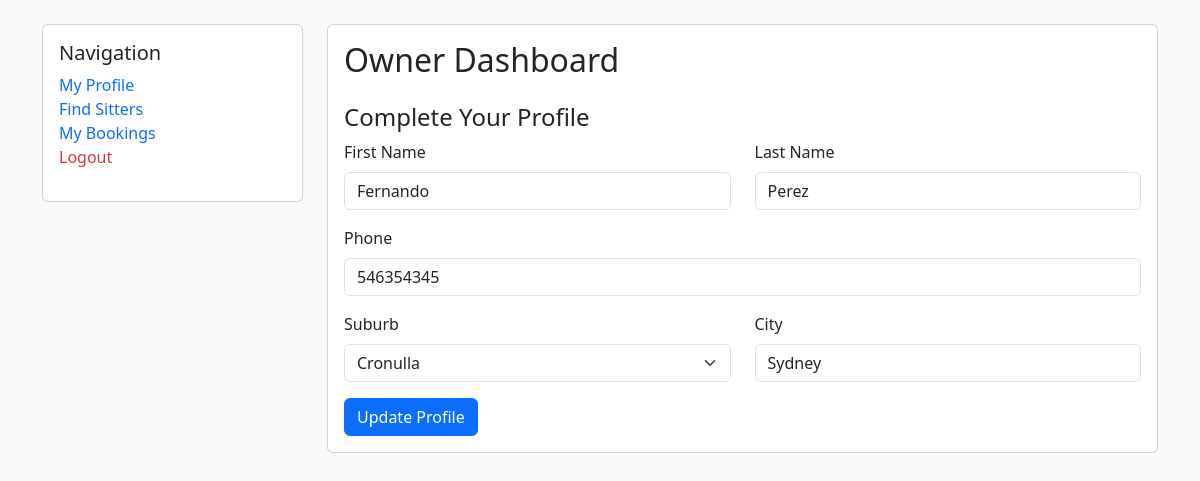
The app's page /owner-dashboard (signed in) with its own data.
### database.py (models this page shows, shortened)
class User(db.Model):
    id = db.Column(db.Integer, primary_key=True)
    email = db.Column(db.String(255), unique=True, nullable=False)
    password = db.Column(db.String(255), nullable=False)
    role = db.Column(db.Enum(Role), nullable=False, default=Role.customer)
    created_at = db.Column(db.DateTime, default=datetime.utcnow)
    first_name = db.Column(db.String(100))
    last_name = db.Column(db.String(100))
    phone = db.Column(db.String(20))
    city = db.Column(db.String(100))
    suburb = db.Column(db.String(100))
    created_at = db.Column(db.DateTime, default=datetime.utcnow)
    sitter_services = db.relationship('SitterService', backref='sitter', lazy=True)
    owner_bookings = db.relationship('Booking', foreign_keys='Booking.owner_id', backref='owner', lazy=True)
    sitter_bookings = db.relationship('Booking', foreign_keys='Booking.sitter_id', backref='sitter', lazy=True)

### main.py (the view, shortened to what this page needs)
@app.route("/owner-dashboard", methods=["GET", "POST"])
def owner_dashboard():
    user = User.query.filter_by(email=session.get('user_email')).first()
    return render_template("owner_dashboard.html", user=user, suburbs=SYDNEY_SUBURBS)

### templates/owner_dashboard.html (shortened to what this page needs)
<!DOCTYPE html>
<html lang="en">
<head>
    <link href="https://cdn.jsdelivr.net/npm/bootstrap@5.3.2/dist/css/bootstrap.min.css" rel="stylesheet">
</head>
<body class="bg-light">
    <div class="container mt-4">
        <div class="row">
            <div class="col-md-3">
                <div class="card">
                    <div class="card-body">
                        <h5 class="card-title">Navigation</h5>
                        <ul class="list-unstyled">
                            <li><a href="{{ url_for('owner_dashboard') }}" class="text-decoration-none">My Profile</a></li>
                            <li><a href="{{ url_for('search') }}" class="text-decoration-none">Find Sitters</a></li>
                            <li><a href="{{ url_for('owner_bookings') }}" class="text-decoration-none">My Bookings</a></li>
                            <li><a href="{{ url_for('login') }}" class="text-decoration-none text-danger">Logout</a></li>
                        </ul>
                    </div>
                </div>
            </div>
            <div class="col-md-9">
                <div class="card">
                    <div class="card-body">
                        <h2 class="card-title">Owner Dashboard</h2>
                        <h4 class="mt-4">Complete Your Profile</h4>
                        <form method="POST">
                            <div class="row">
                                <div class="col-md-6 mb-3">
                                    <label for="first_name" class="form-label">First Name</label>
                                    <input type="text" name="first_name" id="first_name" class="form-control"
                                           value="{{ user.first_name or '' }}" required>
                                </div>
                                <div class="col-md-6 mb-3">
                                    <label for="last_name" class="form-label">Last Name</label>
                                    <input type="text" name="last_name" id="last_name" class="form-control"
                                           value="{{ user.last_name or '' }}" required>
                                </div>
                            </div>
                            <div class="mb-3">
                                <label for="phone" class="form-label">Phone</label>
                                <input type="tel" name="phone" id="phone" class="form-control"
                                       value="{{ user.phone or '' }}" required>
                            </div>
                            <div class="row">
                                <div class="col-md-6 mb-3">
                                    <label for="suburb" class="form-label">Suburb</label>
                                        <select name="suburb" id="suburb" class="form-select" required>
                                        {% for suburb in suburbs %}
                                        <option value="{{ suburb }}" {% if user.suburb == suburb %}selected{% endif %}>{{ suburb }}</option>
                                        {% endfor %}
                                        </select>
                            </div>
                                <div class="col-md-6 mb-3">
                                    <label for="city" class="form-label">City</label>
                                    <input type="text" name="city" id="city" class="form-control"
                                           value="{{ user.city or 'Sydney' }}" required>
                                </div>
                            </div>
                            <button type="submit" class="btn btn-primary">Update Profile</button>
                        </form>
                    </div>
                </div>
            </div>
        </div>
    </div>
</body>
</html>

### records on screen
User: first_name "Fernando", last_name "Perez", phone "546354345", suburb "Cronulla", city "Sydney"
